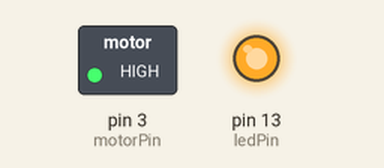
Bench run of a sketch on a simulated Arduino Uno, built with avr-gcc and run on an emulated ATmega328P. Shown: switched loads named in the sketch (green lamp = pin HIGH), output pins drawn as LEDs (lit = HIGH).

Above: at 1.2 s.
At 3.7 s:
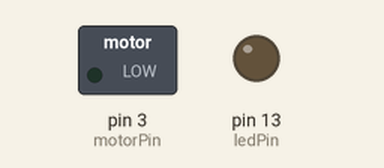
Timing chart, 0 to 6.5 s (numbered marks = the images above):
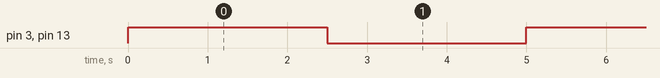

The sketch:

VibrationMtr.ino
```cpp
const int motorPin = 3;
const int ledPin = 13;

void setup()
{
	pinMode(motorPin, OUTPUT);
	pinMode(ledPin, OUTPUT);
}

void loop()
{
	digitalWrite(motorPin, HIGH);
	digitalWrite(ledPin, HIGH);
	delay(2500);
	digitalWrite(motorPin, LOW);
	digitalWrite(ledPin, LOW);
	delay(2500);
}
```

Measured:
- by itself, pin 3 (motorPin), pin 13 (ledPin): alternates HIGH for 2.5 s and LOW for 2.5 s
